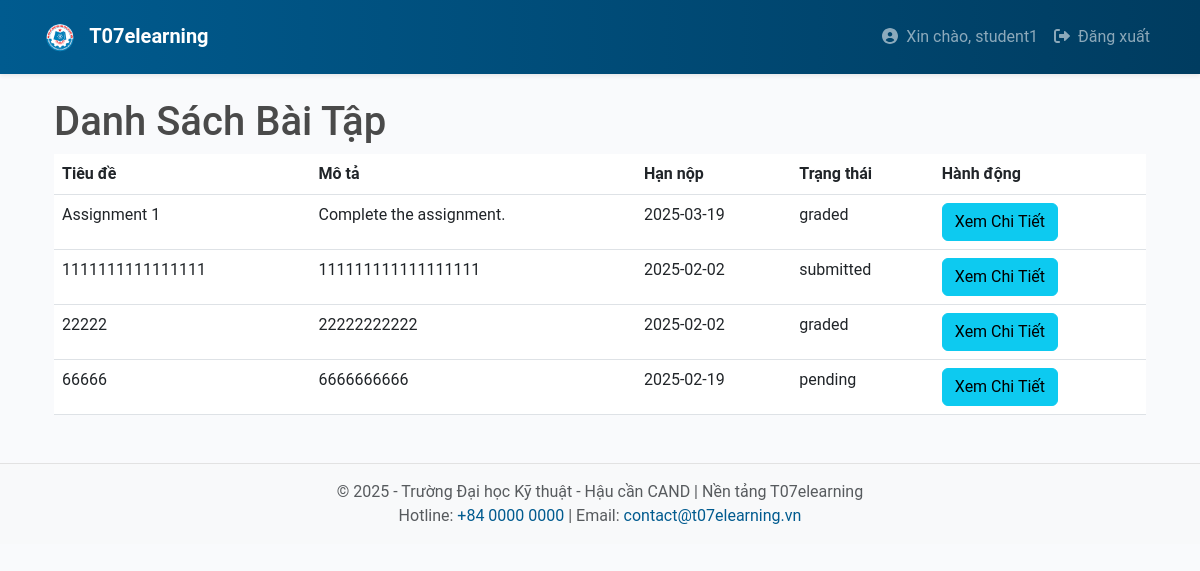
Page /student/view_assignments (signed in) on the committed database.
### app/models.py (models this page shows, shortened)
class User(UserMixin, db.Model):
    __tablename__ = 'users'
    id = db.Column(db.Integer, primary_key=True)
    username = db.Column(db.String(64), unique=True, nullable=False)
    email = db.Column(db.String(120), unique=True, nullable=False)
    password_hash = db.Column(db.String(128), nullable=False)
    registered_on = db.Column(db.DateTime, default=datetime.utcnow)
    last_seen = db.Column(db.DateTime, default=datetime.utcnow, onupdate=datetime.utcnow)
    roles = db.relationship('Role', secondary='user_roles', back_populates='users')
    enrollments = db.relationship('Enrollment', backref='student', lazy='dynamic')
    submissions = db.relationship('Submission', backref='student', lazy='dynamic')
    notifications = db.relationship('Notification', backref='user', lazy='dynamic')
    def is_student(self):
        return any(role.name == 'student' for role in self.roles)

class Submission(db.Model):
    __tablename__ = 'submissions'
    id = db.Column(db.Integer, primary_key=True)
    assignment_id = db.Column(db.Integer, db.ForeignKey('assignments.id'), nullable=False)
    student_id = db.Column(db.Integer, db.ForeignKey('users.id'), nullable=False)
    submission_date = db.Column(db.DateTime, default=datetime.utcnow)
    file_url = db.Column(db.String(512), nullable=True)
    grade = db.Column(db.Float, nullable=True)
    feedback = db.Column(db.Text, nullable=True)
    status = db.Column(db.String(64), nullable=False, default='pending')
    answer = db.Column(db.Text, nullable=True)
    assignment = db.relationship('Assignment', back_populates='submissions')

class Assignment(db.Model):
    __tablename__ = 'assignments'
    id = db.Column(db.Integer, primary_key=True)
    class_id = db.Column(db.Integer, db.ForeignKey('classes.id'), nullable=False)
    title = db.Column(db.String(128), nullable=False)
    description = db.Column(db.Text, nullable=True)
    due_date = db.Column(db.DateTime, nullable=False)
    max_attempts = db.Column(db.Integer, default=1)
    created_on = db.Column(db.DateTime, default=datetime.utcnow)
    attachment_url = db.Column(db.String(512), nullable=True)
    submissions = db.relationship('Submission', back_populates='assignment')

### app/student/routes.py (the view)
@bp.route('/view_assignments')
@login_required
def view_assignments():
    if not current_user.is_student():  # Check if the user is a student
        flash('Bạn không có quyền truy cập trang này.', 'danger')
        return redirect(url_for('main.index'))  # Redirect to main page
    submissions = Submission.query.filter_by(student_id=current_user.id).all()
    return render_template('student/assignments.html', submissions=submissions)

### app/templates/student/assignments.html
{% extends "base.html" %}
{% block content %}
<div class="container">
    <h1>Danh Sách Bài Tập</h1>
    <table class="table">
        <thead>
            <tr>
                <th>Tiêu đề</th>
                <th>Mô tả</th>
                <th>Hạn nộp</th>
                <th>Trạng thái</th>
                <th>Hành động</th>
            </tr>
        </thead>
        <tbody>
            {% for submission in submissions %}
            <tr>
                <td>{{ submission.assignment.title }}</td>
                <td>{{ submission.assignment.description }}</td>
                <td>{{ submission.assignment.due_date.strftime('%Y-%m-%d') }}</td>
                <td>{{ submission.status }}</td>
                <td>
                    <a href="{{ url_for('student.view_assignment', assignment_id=submission.assignment.id) }}" class="btn btn-info">Xem Chi Tiết</a>
                </td>
            </tr>
            {% endfor %}
        </tbody>
    </table>
</div>
{% endblock %}

### app/templates/base.html (shortened to what this page needs)
<!DOCTYPE html>
<html lang="vi">
<head>
  <link rel="stylesheet" href="https://cdn.jsdelivr.net/npm/bootstrap@5.3.0/dist/css/bootstrap.min.css">
  <link rel="stylesheet" href="{{ url_for('static', filename='css/main.css') }}">
</head>
<body>
  <nav class="navbar navbar-expand-lg navbar-dark bg-t07 py-3 shadow-sm">
    <div class="container">
      <a class="navbar-brand fw-bold" href="{{ url_for('main.index') }}">
        <img src="{{ url_for('static', filename='images/logo.png') }}" alt="T07 Logo" height="30" class="me-2">
        T07elearning
      </a>
      <div class="collapse navbar-collapse" id="mainNav">
        <ul class="navbar-nav ms-auto">
          {% if current_user.is_authenticated %}
            <li class="nav-item">
              <a class="nav-link" href="#">
                <i class="fas fa-user-circle me-1"></i> Xin chào, {{ current_user.username }}
              </a>
            </li>
            <li class="nav-item">
              <a class="nav-link" href="{{ url_for('auth.logout') }}">
                <i class="fas fa-sign-out-alt me-1"></i> Đăng xuất
              </a>
            </li>
          {% endif %}
        </ul>
      </div>
    </div>
  </nav>
  <div class="container my-4">
    {% block content %}
    {% endblock %}
  </div>
  <footer class="bg-light py-3 footer-t07 mt-5">
    <div class="container text-center text-muted">
      <p class="mb-0">&copy; 2025 - Trường Đại học Kỹ thuật - Hậu cần CAND | Nền tảng T07elearning</p>
      <p class="mb-0">Hotline: <a href="tel:+8400000000">+84 0000 0000</a> | Email: <a href="mailto:contact@t07elearning.vn">contact@t07elearning.vn</a></p>
    </div>
  </footer>
</body>
</html>

### app/static/css/main.css (style rules this page uses)
* { box-sizing: border-box; }
body { font-family: "Roboto", sans-serif; background-color: #f9fafc; color: #4a4a4a; }
.bg-t07 { background: linear-gradient(90deg, #005b8f 0%, #003c60 100%); }
.footer-t07 { border-top: 1px solid #e2e2e2; }
.footer-t07 a { color: #005b8f; text-decoration: none; }

### rows in the picture
User: username "student1"
Submission: assignment "Assignment 1", assignment.description "Complete the assignment.", assignment.due_date "2025-03-19", status "graded"
Submission: assignment "1111111111111111", assignment.description "111111111111111111", assignment.due_date "2025-02-02", status "submitted"
Submission: assignment "22222", assignment.description "22222222222", assignment.due_date "2025-02-02", status "graded"
Submission: assignment "66666", assignment.description "6666666666", assignment.due_date "2025-02-19", status "pending"
